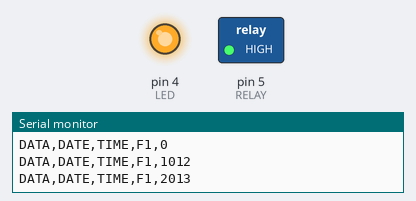
Recording of a sketch running on a simulated Arduino Uno, built with avr-gcc and run on an emulated ATmega328P. On the bench: switched loads named in the sketch (green lamp = pin HIGH), output pins drawn as LEDs (lit = HIGH), the last lines printed to the serial monitor.

Above: at 2.5 s.
At 11.11 s:
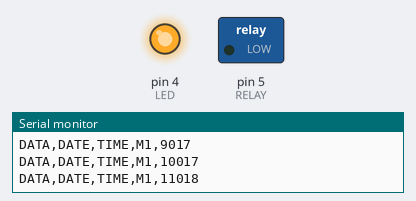
At 19.6 s:
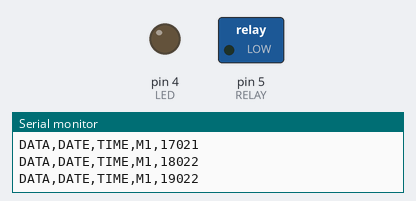
Timing chart, 0 to 26.0 s (numbered marks = the images above):
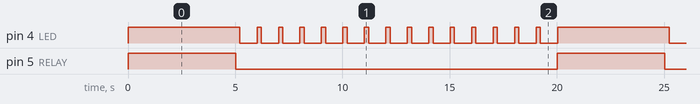

The sketch:

PumpResp.ino
```cpp
// Version 1.1

////////////////////
// USER INTERFACE //
////////////////////

// Set the length of measurement and flush phases (in seconds)
int FLUSH = 5;        // LED is on, flushing pump is on
int MEASUREMENT = 15; // LED is blinking, flushing pump is off

// By default, the relay is active low.
// Thus, if your relay is active high, reverse the variable values:
const byte RELAY_ON = LOW;
const byte RELAY_OFF = HIGH;

/////////////////////////
// IMPLEMENTATION CODE //
/////////////////////////

int LED = 4;
int RELAY = 5;
int PERIOD = 1;

void setup()
{
   pinMode(RELAY, OUTPUT);
   pinMode(LED, OUTPUT);
   Serial.begin(9600);
   Serial.println("CLEARRANGE,A,2,E,1000000"); // to get rid of AM-PM
   Serial.println((String) "LABEL, Date,Time,Phase,Millis");
}

void loop()
{
   digitalWrite(RELAY, RELAY_OFF); // set pin 3 OFF to turn off the relay,
                                  // so pumps start working again.

   for(int counter = 0; counter < FLUSH; counter++)
      {
         Serial.println((String) "DATA,DATE,TIME," + (String)"F"+PERIOD+(",") + millis());
         digitalWrite(LED, HIGH);
         delay(1000);
      }

   digitalWrite(RELAY, RELAY_ON); // set pin 3 ON to activate the relay,
                              // so pumps stop working

   for(int counter = 0; counter < MEASUREMENT; counter++)
      {
         Serial.println((String) "DATA,DATE,TIME," + (String)"M"+PERIOD+(",") + millis());
         digitalWrite(LED, HIGH);
         delay(200);
         digitalWrite(LED, LOW);
         delay(800);
      }

    PERIOD++;
}
```

Measured:
- by itself, pin 4 (LED): repeats every 20.0 s: 14 × (LOW 0.80 s, HIGH 0.20 s), LOW 0.80 s, HIGH 5.2 s
- by itself, pin 5 (RELAY): alternates HIGH for 5.0 s and LOW for 15.0 s
- by itself, everything shown: repeats every 20.0 s, in 31 steps
